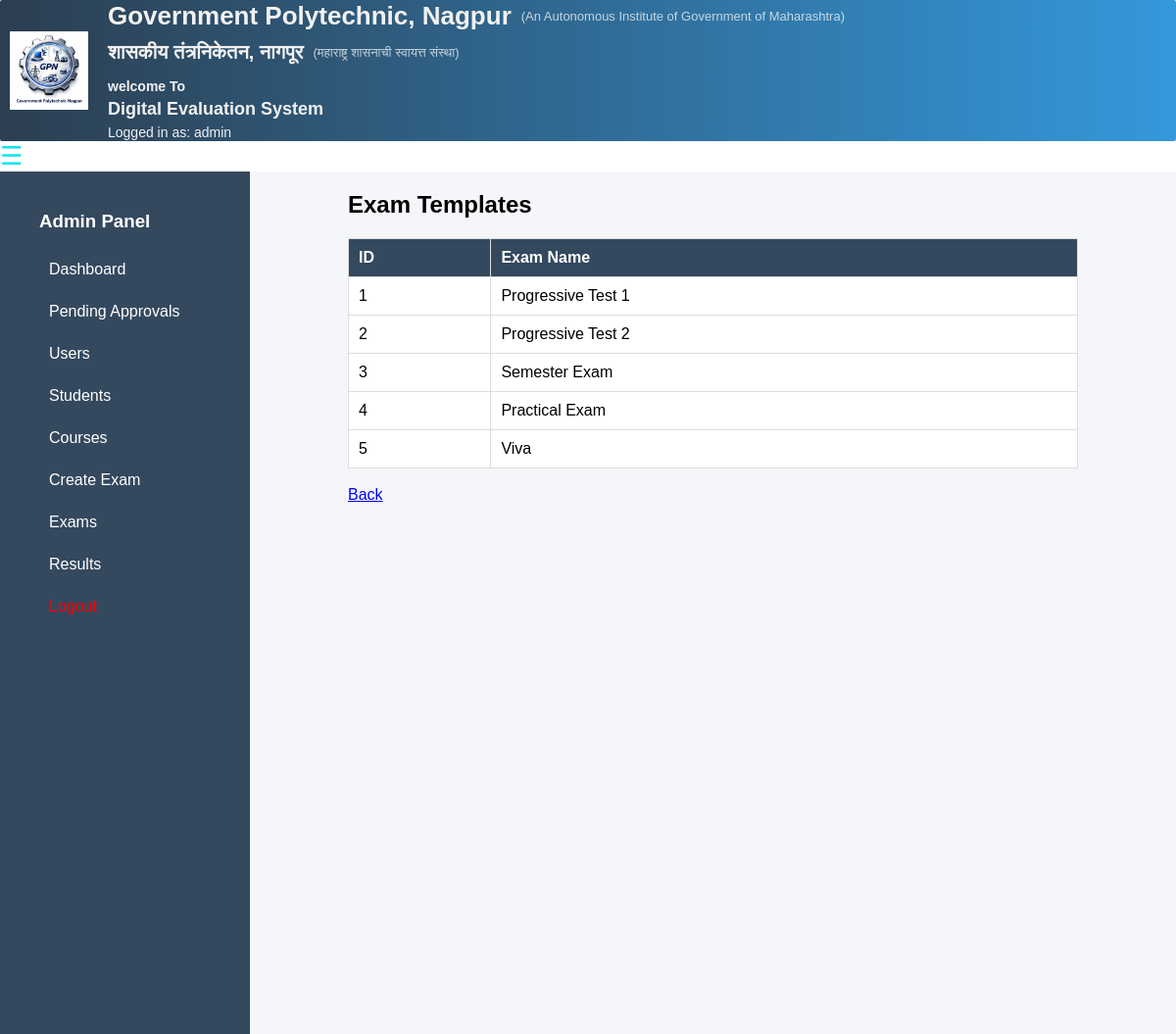
Screenshot of /view_exams (signed in) with the database file from the repository.
### tables this page shows
CREATE TABLE exams (
id INTEGER PRIMARY KEY AUTOINCREMENT,
exam_name TEXT
);

### app.py (the view)
@app.route("/view_exams")
@admin_required
def view_exams():
    conn = get_db_connection()
    exams = conn.execute(
        "SELECT * FROM exams"
    ).fetchall()
    conn.close()
    return render_template(
        "admin/view_exams.html",
        exams=exams
    )

### app.py (called while the page is built)
def get_db_connection():
    conn = sqlite3.connect("database.db", timeout=10, check_same_thread=False)
    conn.row_factory = sqlite3.Row
    return conn

def admin_required(f):
    @wraps(f)
    def decorated_function(*args, **kwargs):
        if session.get("role") != "admin":
            flash("Access denied")
            return redirect("/")
        return f(*args, **kwargs)
    return decorated_function

### templates/admin/view_exams.html
{% extends "base.html" %}
{% block content %}
<h2>Exam Templates</h2>
<table border="1">
    <tr>
        <th>ID</th>
        <th>Exam Name</th>
    </tr>
    {% for e in exams %}
    <tr>
        <td>{{e['id']}}</td>
        <td>{{e['exam_name']}}</td>
    </tr>
    {% endfor %}
</table>
<br>
<a href="/admin_dashboard">Back</a>
{% endblock %}

### templates/base.html (style rules this page uses)
table { width: 100%; border-collapse: collapse; background: white; }
table th, table td { padding: 10px; border: 1px solid #ddd; text-align: left; }
table th { background: #34495e; color: white; }
body { margin: 0; font-family: Arial; }

### rows the page displays
exams: id "1", exam_name "Progressive Test 1"
exams: id "2", exam_name "Progressive Test 2"
exams: id "3", exam_name "Semester Exam"
exams: id "4", exam_name "Practical Exam"
exams: id "5", exam_name "Viva"

### other values shown
{{ session.get('role') }} "admin"
